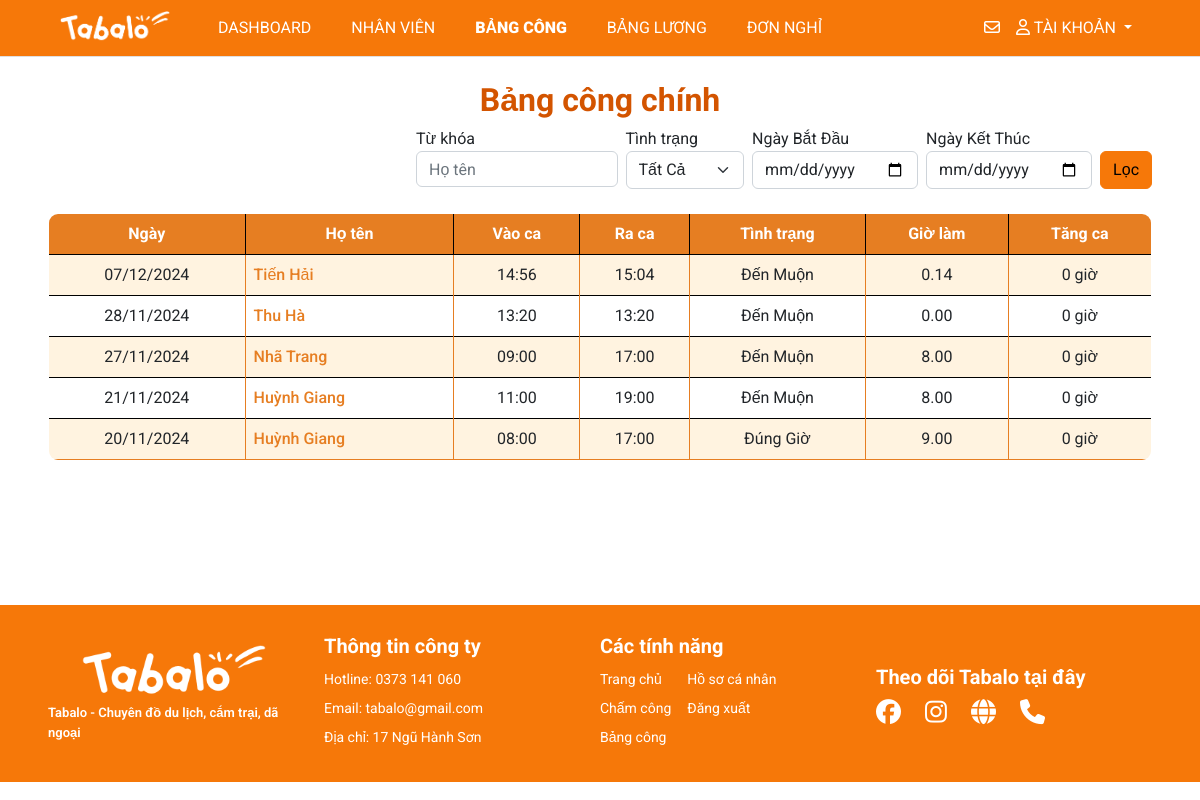
Screenshot of /management/sheet/ (signed in) with the database file from the repository.
### myapp/models.py (models this page shows, shortened)
class Sheet(models.Model):
    user=models.ForeignKey(User,on_delete=models.CASCADE)
    date=models.DateField()
    checkin=models.TimeField()
    checkout=models.TimeField(blank=True, null=True)
    work_hour=models.DecimalField(max_digits=5, decimal_places=2, blank=True, null=True)
    status=models.CharField(max_length=20, choices=[('Đúng Giờ', 'Đúng Giờ'), ('Đến Muộn', 'Đến Muộn')], default='Đúng Giờ')
    ot = models.IntegerField(null=True, blank=True, default=1)
    late_time = models.IntegerField(null=True, blank=True, default=0)  # Add late_time field

### management/views.py (the view)
# urls.py: path('sheet/', views.main_sheet, name='main-sheet'),
def main_sheet(request):
  if request.user.is_superuser:
    title = 'Bảng công'
    sheets = Sheet.objects.all().order_by('-date')
    keyword = request.GET.get('keyword', '')
    status = request.GET.get('status', '')
    start_date = request.GET.get('start-date', '')
    end_date = request.GET.get('end-date', '')
    if keyword:
      sheets = sheets.filter(user__username__icontains=keyword)
    if status:
      sheets = sheets.filter(status=status)
    if start_date and end_date:
      sheets = sheets.filter(date__range=[start_date, end_date])
    elif start_date:
      sheets = sheets.filter(date__range=[start_date, datetime.now().date()])
    elif end_date:
      sheets = sheets.filter(date__range=[datetime.now().date(), end_date])
    paginator = Paginator(sheets, 6)
    page_number = request.GET.get('page', '')
    try:
      page_obj = paginator.get_page(page_number)
    except PageNotAnInteger:
      page_obj = paginator.page(1)
    except EmptyPage:
      page_obj = paginator.page(paginator.num_pages)
    query_params = request.GET.copy()
    if 'page' in query_params:
      query_params.pop('page')
    context = {'title': title,
               'keyword': keyword,
               'start_date': start_date,
               'end_date': end_date,
               'status': status,
               'page_obj': page_obj,
               'query_params': query_params.urlencode()}
    return render(request, 'pages/main_sheet.html', context)
  else:
    messages.warning(request, 'Không có quyền truy cập')
    return redirect('/')

### management/context_processors.py (called while the page is built)
def pending_dayoff(request):
  count_pending = DayOffRequest.objects.filter(status='pending').count()
  return {'count_pending': count_pending}

### templates/pages/main_sheet.html (shortened to what this page needs)
{% extends '../layouts/base.html' %}
{% block main %}
<br>
<h1 style="text-align: center; font-size: 2rem; font-weight: bold; color: #D35400;">Bảng công chính</h1>
{% include 'partials/filter_main_sheet.html' %}
<br>
<table class="table table-hover table-bordered custom-border" style="border-radius: 10px; overflow: hidden;">
  <thead class="bg-tab text-white" style="background-color: #E67E22;">
    <tr>
      <th scope="col" class="text-center" style="vertical-align: middle;">Ngày</th>
      <th scope="col" class="text-center" style="vertical-align: middle;">Họ tên</th>
      <th scope="col" class="text-center" style="vertical-align: middle;">Vào ca</th>
      <th scope="col" class="text-center" style="vertical-align: middle;">Ra ca</th>
      <th scope="col" class="text-center" style="vertical-align: middle;">Tình trạng</th>
      <th scope="col" class="text-center" style="vertical-align: middle;">Giờ làm</th>
      <th scope="col" class="text-center" style="vertical-align: middle;">Tăng ca</th>
    </tr>
  </thead>
  <tbody>
    {% for sheet in page_obj %}
    <tr class="table-row" style="transition: background-color 0.3s;">
      <td class="text-center align-middle border-cell">{{ sheet.date|date:"d/m/Y" }}</td>
      <td class="align-middle border-cell">
        <a href="/profile/{{sheet.user.username}}/" class="link-highlight">
          {{ sheet.user.first_name }} {{ sheet.user.last_name }}
        </a>
      </td>
      <td class="text-center align-middle border-cell">{{ sheet.checkin|date:"H:i" }}</td>
      <td class="text-center align-middle border-cell">{{ sheet.checkout|date:"H:i" }}</td>
      <td class="text-center align-middle border-cell">{{ sheet.status }}</td>
      <td class="text-center align-middle border-cell">{{ sheet.work_hour }}</td>
      <td class="text-center align-middle border-cell">{{ sheet.ot }} giờ</td>
    </tr>
    {% endfor %}
  </tbody>
</table>
<br>
{% endblock %}

### static/styles/style.css (style rules this page uses)
.bg-tab { background-color: #FF983E !important; }
table { border-collapse: collapse; border: 1px solid #000 !important; }
table th, table td { border: 1px solid #000000; }

### templates/pages/main_sheet.html (style rules this page uses)
.table-bordered tbody tr:nth-child(odd) { background-color: #FFF3E0; }
.table-bordered tbody tr:nth-child(even) { background-color: #FFFFFF; }
.bg-tab { background-color: #E67E22 !important; color: white !important; }
.custom-border { border: 2px solid #E67E22; border-radius: 10px; }
.border-cell { border: 1px solid #E67E22; }
.link-highlight { color: #E67E22; font-weight: 500; text-decoration: none; }
.table-bordered tbody tr:last-child { border-bottom: 2px solid #E67E22; }

### rows the page displays
Sheet: date "07/12/2024", user.first_name "Tiến", user.last_name "Hải", checkin "14:56", checkout "15:04", status "Đến Muộn", work_hour "0.14", ot "0"
Sheet: date "28/11/2024", user.first_name "Thu", user.last_name "Hà", checkin "13:20", checkout "13:20", status "Đến Muộn", work_hour "0.00", ot "0"
Sheet: date "27/11/2024", user.first_name "Nhã", user.last_name "Trang", checkin "09:00", checkout "17:00", status "Đến Muộn", work_hour "8.00", ot "0"
Sheet: date "21/11/2024", user.first_name "Huỳnh", user.last_name "Giang", checkin "11:00", checkout "19:00", status "Đến Muộn", work_hour "8.00", ot "0"
Sheet: date "20/11/2024", user.first_name "Huỳnh", user.last_name "Giang", checkin "08:00", checkout "17:00", status "Đúng Giờ", work_hour "9.00", ot "0"
